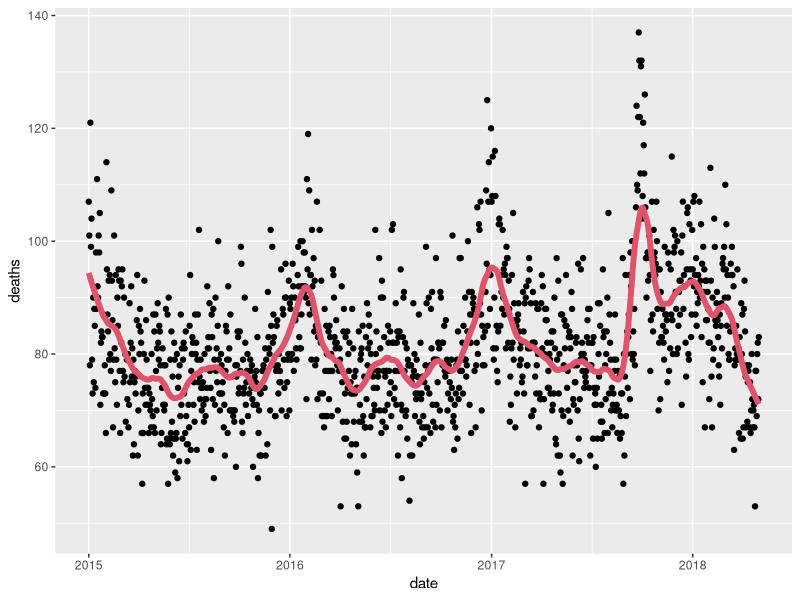
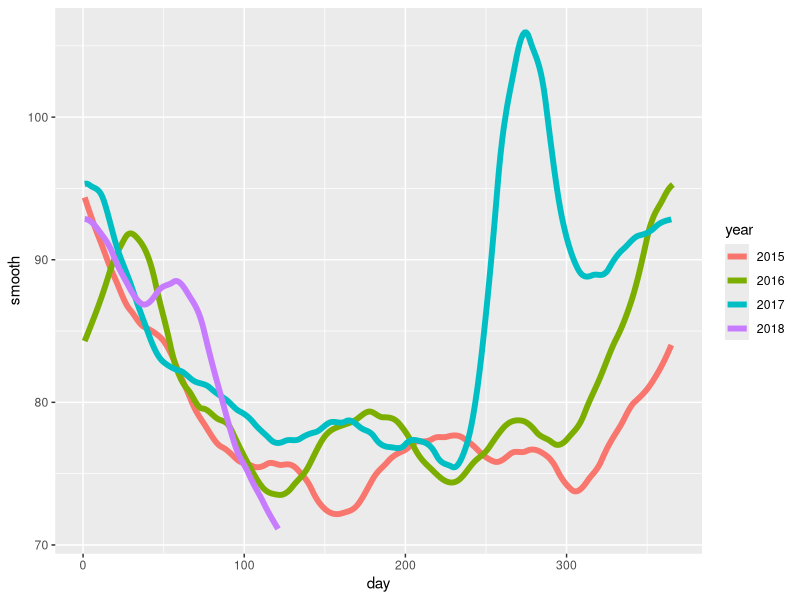
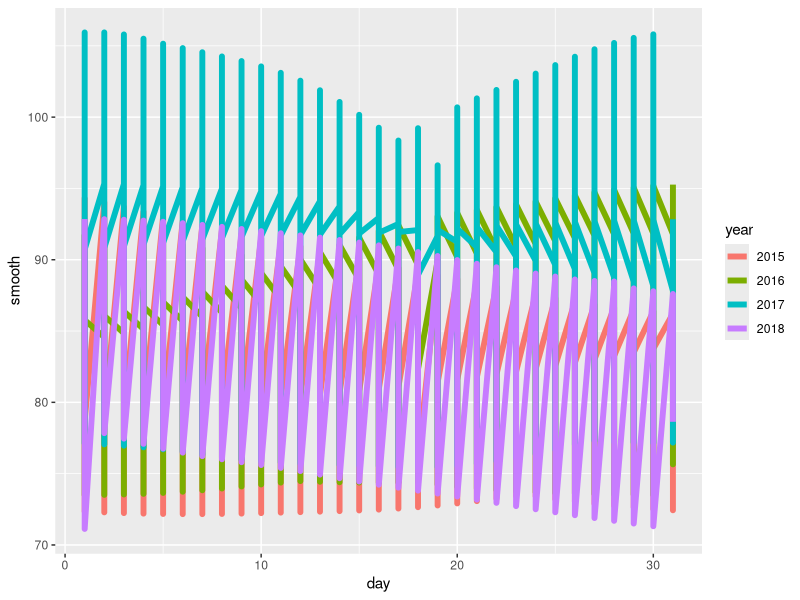
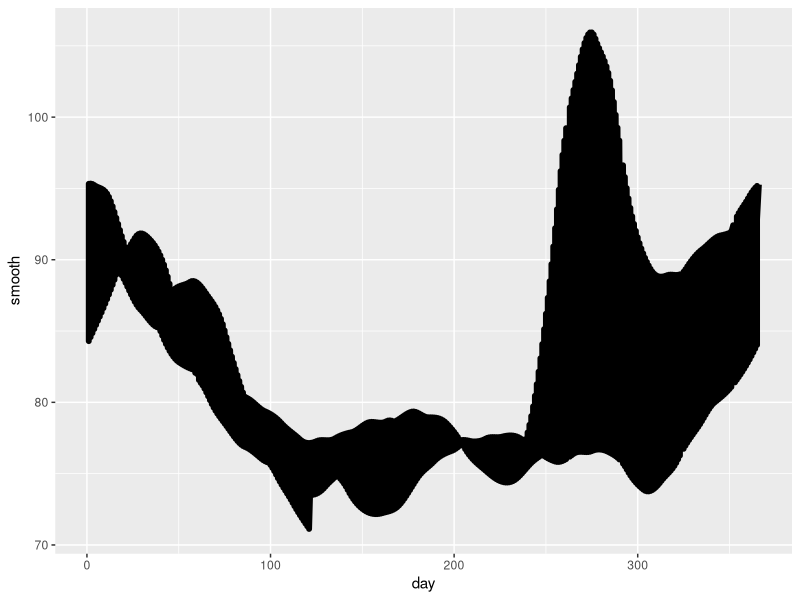
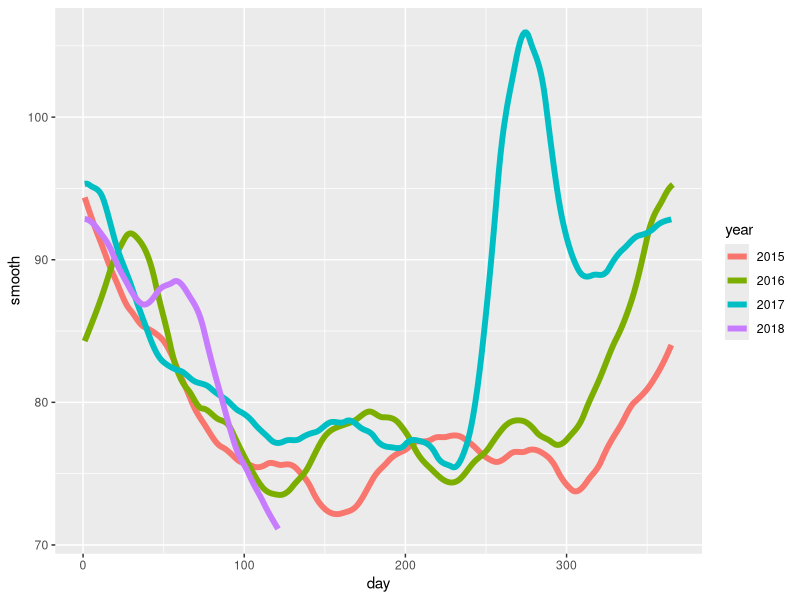
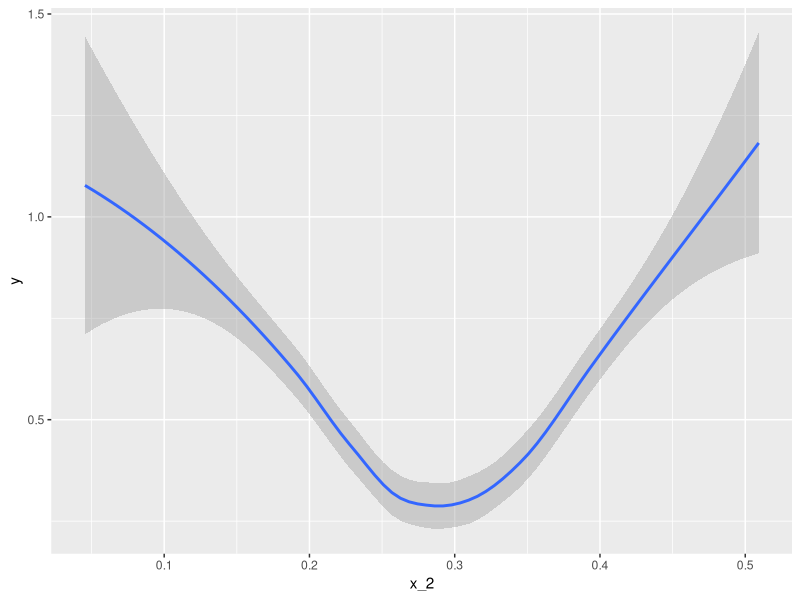

Write the R code that produced these figures, in order.
library(tidyverse)
library(purrr)
library(pdftools)
library(dslabs)
library(lubridate)

fn <- system.file("extdata", "RD-Mortality-Report_2015-18-180531.pdf", package="dslabs")
dat <- map_df(str_split(pdf_text(fn), "\n"), function(s){
  s <- str_trim(s)
  header_index <- str_which(s, "2015")[1]
  tmp <- str_split(s[header_index], "\\s+", simplify = TRUE)
  month <- tmp[1]
  header <- tmp[-1]
  tail_index  <- str_which(s, "Total")
  n <- str_count(s, "\\d+")
  out <- c(1:header_index, which(n==1), which(n>=28), tail_index:length(s))
  s[-out] %>%
    str_remove_all("[^\\d\\s]") %>%
    str_trim() %>%
    str_split_fixed("\\s+", n = 6) %>%
    .[,1:5] %>%
    as_data_frame() %>% 
    setNames(c("day", header)) %>%
    mutate(month = month,
           day = as.numeric(day)) %>%
    gather(year, deaths, -c(day, month)) %>%
    mutate(deaths = as.numeric(deaths))
}) %>%
  mutate(month = recode(month, "JAN" = 1, "FEB" = 2, "MAR" = 3, "APR" = 4, "MAY" = 5, "JUN" = 6, 
                        "JUL" = 7, "AGO" = 8, "SEP" = 9, "OCT" = 10, "NOV" = 11, "DEC" = 12)) %>%
  mutate(date = make_date(year, month, day)) %>%
  filter(date <= "2018-05-01" & !is.na(deaths) )


span <- 60 / as.numeric(diff(range(dat$date)))
span
fit <- dat %>% mutate(x = as.numeric(date)) %>% loess(deaths ~ x, data = ., span = span, degree = 1)
dat %>% mutate(smooth = predict(fit, as.numeric(date))) %>%
  ggplot() +
  geom_point(aes(date, deaths)) +
  geom_line(aes(date, smooth), lwd = 2, col = 2)


dat %>% 
  mutate(smooth = predict(fit), day = yday(date), year = as.character(year(date))) %>%
  ggplot(aes(day, smooth, col = year)) +
  geom_line(lwd = 2)

dat %>% 
  mutate(smooth = predict(fit, as.numeric(date)), day = mday(date), year = as.character(year(date))) %>%
  ggplot(aes(day, smooth, col = year)) +
  geom_line(lwd = 2)

dat %>% 
  mutate(smooth = predict(fit, as.numeric(date)), day = yday(date), year = as.character(year(date))) %>%
  ggplot(aes(day, smooth)) +
  geom_line(lwd = 2)

dat %>% 
  mutate(smooth = predict(fit, as.numeric(date)), day = yday(date), year = as.character(year(date))) %>%
  ggplot(aes(day, smooth, col = year)) +
  geom_line(lwd = 2)


##domanda q3
library(broom)
data(mnist_27)
mnist_27$train %>% glm(y ~ x_1 +x_2, family = "binomial", data = .) %>% tidy()
#risposta q3
mnist_27$train %>% 
  mutate(y = ifelse(y=="7", 1, 0)) %>%
  ggplot(aes(x_2, y)) + 
  geom_smooth(method = "loess")
